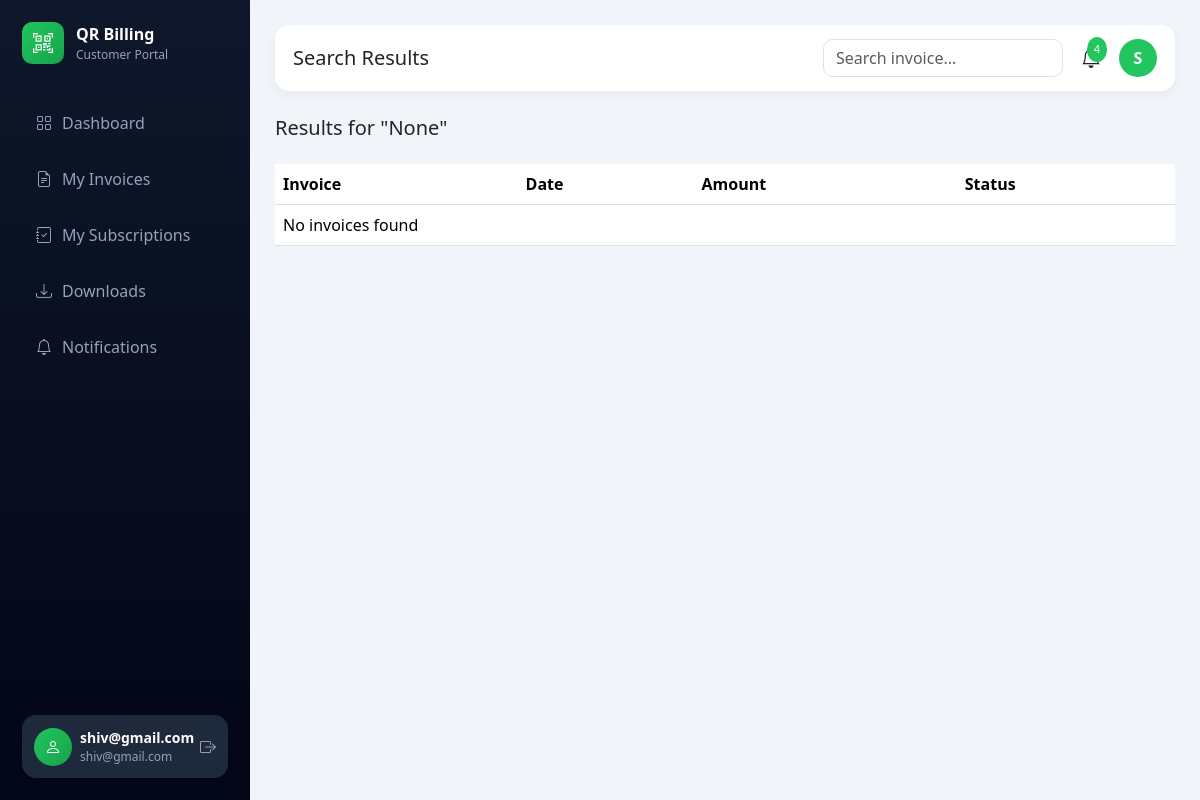
Page /billing/customer-search/ (signed in) on the committed database.
### accounts/models.py (models this page shows, shortened)
class User(AbstractUser):
    USER_TYPE = (
        ('admin', 'Admin'),
        ('customer', 'Customer'),
    )
    user_type = models.CharField(max_length=20, choices=USER_TYPE)
    phone = models.CharField(max_length=15, blank=True, null=True)
    profile_image = models.ImageField(
        upload_to='profile_images/',
        blank=True,
        null=True
    )

### billing/views.py (the view)
# urls.py: path("customer-search/", customer_search, name="customer_search"),
@login_required
def customer_search(request):
    query = request.GET.get("q")
    invoices = []
    if query:
        invoices = Invoice.objects.filter(
            customer=request.user
        ).filter(
            Q(invoice_number__icontains=query)
        ).order_by("-date")
    context = {
        "query": query,
        "invoices": invoices,
        "page_title": "Search Results",
        "page_subtitle": f"Results for '{query}'"
    }
    return render(request, "dashboard/customer_search.html", context)

### notifications/context_processors.py (called while the page is built)
def notification_data(request):
    if request.user.is_authenticated:
        latest_notifications = Notification.objects.filter(
            user=request.user
        ).order_by('-created_at')[:5]
        unread_notifications = Notification.objects.filter(
            user=request.user,
            is_read=False
        ).count()
    else:
        latest_notifications = []
        unread_notifications = 0
    return {
        'latest_notifications': latest_notifications,
        'unread_notifications': unread_notifications
    }

### billing/templates/dashboard/customer_search.html
{% extends "dashboard/customer_base.html" %}
{% block page_title %}
Search Results
{% endblock %}
{% block content %}
<h5 class="mb-4">Results for "{{ query }}"</h5>
<table class="table">
<tr>
<th>Invoice</th>
<th>Date</th>
<th>Amount</th>
<th>Status</th>
</tr>
{% for invoice in invoices %}
<tr>
<td>{{ invoice.invoice_number }}</td>
<td>{{ invoice.date|date:"d M Y" }}</td>
<td>₹{{ invoice.total_amount }}</td>
<td>{{ invoice.payment_status }}</td>
</tr>
{% empty %}
<tr>
<td colspan="4">No invoices found</td>
</tr>
{% endfor %}
</table>
{% endblock %}

### billing/templates/dashboard/customer_base.html (shortened to what this page needs)
<!DOCTYPE html>
{% load static %}
<html lang="en">
<head>
<link href="https://cdn.jsdelivr.net/npm/bootstrap@5.3.2/dist/css/bootstrap.min.css" rel="stylesheet">
<link href="https://cdn.jsdelivr.net/npm/bootstrap-icons@1.11.3/font/bootstrap-icons.css" rel="stylesheet">
</head>
<body>
<div class="sidebar d-flex flex-column">
<div>
<div class="logo">
<div class="logo-box">
<i class="bi bi-qr-code-scan"></i>
</div>
<div>
<div class="logo-title">QR Billing</div>
<div class="logo-sub">Customer Portal</div>
</div>
</div>
<a href="{% url 'customer_dashboard' %}" class="nav-link {% if request.resolver_match.url_name == 'customer_dashboard' %}active{% endif %}">
<i class="bi bi-grid"></i> Dashboard
</a>
<a href="{% url 'my_invoices' %}" class="nav-link {% if request.resolver_match.url_name == 'my_invoices' %}active{% endif %}">
<i class="bi bi-file-earmark-text"></i> My Invoices
</a>
<a href="{% url 'customer_subscriptions' %}"
   class="nav-link {% if 'customer_subscriptions' in request.resolver_match.url_name %}active{% endif %}">
   <i class="bi bi-journal-check"></i>  My Subscriptions
</a>
<a href="{% url 'customer_downloads' %}" class="nav-link {% if request.resolver_match.url_name == 'customer_downloads' %}active{% endif %}">
<i class="bi bi-download"></i> Downloads
</a>
<a href="{% url 'customer_notifications' %}" class="nav-link {% if request.resolver_match.url_name == 'customer_notifications' %}active{% endif %}">
<i class="bi bi-bell"></i> Notifications
</a>
</div>
<div class="mt-auto pt-3">
<div class="customer-box d-flex align-items-center justify-content-between">
<div class="d-flex align-items-center gap-2">
<div class="customer-icon">
<i class="bi bi-person"></i>
</div>
<div>
<div class="customer-name">
{{ request.user.username|default:"Customer" }}
</div>
<div class="customer-email">
{{ request.user.email }}
</div>
</div>
</div>
<a href="{% url 'logout' %}" class="logout-icon">
<i class="bi bi-box-arrow-right"></i>
</a>
</div>
</div>
</div>
<div class="main">
<div class="topbar">
<div>
<h5 class="mb-0">{% block page_title %}{% endblock %}</h5>
</div>
<div class="topbar-right">
<form method="GET" action="{% url 'customer_search' %}">
<input type="text" name="q" class="form-control search-box" placeholder="Search invoice..." value="{{ request.GET.q }}">
</form>
<div class="notif-box" onclick="window.location.href='{% url 'customer_notifications' %}'">
<span id="notifCount" class="notif-badge" style="display:none;"></span>
</div>
<div style="position:relative">
<div class="user-avatar" onclick="toggleMenu()">
{{ request.user.username|first|upper }}
</div>
</div>
</div>
</div>
<div class="fade-in">
{% block content %}{% endblock %}
</div>
</div>
</body>
</html>

### billing/templates/dashboard/customer_base.html (style rules this page uses)
body { margin:0; background:#f1f5f9; font-family:'Segoe UI',sans-serif; }
.sidebar { width:250px; height:100vh; position:fixed; background:linear-gradient(180deg,#0f172a,#020617); padding:22px; color:#94a3b8; }
.logo { display:flex; align-items:center; gap:12px; margin-bottom:35px; }
.logo-box { width:42px; height:42px; background:linear-gradient(135deg,#22c55e,#16a34a); border-radius:10px; display:flex; align-items:center; justify-content:center; color:white; font-size:20px; }
.logo-title { color:white; font-weight:600; }
.logo-sub { font-size:12px; }
.sidebar .nav-link { color:#94a3b8; margin-bottom:8px; padding:12px 14px; border-radius:10px; display:flex; align-items:center; gap:10px; transition:0.25s; }
.main { margin-left:250px; padding:25px; }
.topbar { display:flex; justify-content:space-between; align-items:center; margin-bottom:25px; background:white; padding:14px 18px; border-radius:14px; box-shadow:0 4px 12px rgba(0,0,0,0.05); }
.topbar-right { display:flex; align-items:center; gap:18px; }
.search-box { width:240px; border-radius:10px; }
.notif-box { position:relative; cursor:pointer; }
.notif-badge { position:absolute; top:-6px; right:-6px; background:#22c55e; color:white; font-size:11px; padding:4px 7px; border-radius:50%; animation:pulse 1.5s infinite; }
.sidebar { display:flex; flex-direction:column; }
.user-avatar { width:38px; height:38px; border-radius:50%; background:#22c55e; color:white; display:flex; align-items:center; justify-content:center; font-weight:600; cursor:pointer; }
.customer-box { background:#1e293b; padding:12px; border-radius:14px; color:white; }
.customer-icon { width:38px; height:38px; border-radius:50%; background:linear-gradient(135deg,#22c55e,#16a34a); display:flex; align-items:center; justify-content:center; font-size:16px; }
.customer-name { font-size:14px; font-weight:600; }
.customer-email { font-size:12px; color:#94a3b8; white-space:nowrap; overflow:hidden; text-overflow:ellipsis; max-width:130px; }
.logout-icon { color:#94a3b8; font-size:16px; transition:0.2s; }
.fade-in { animation:fadeIn 0.5s ease; }

### rows in the picture
User: user.username "shiv@gmail.com", user.email "shiv@gmail.com", user.username|first "S"

### other values in the picture
{{ query }} "None"
